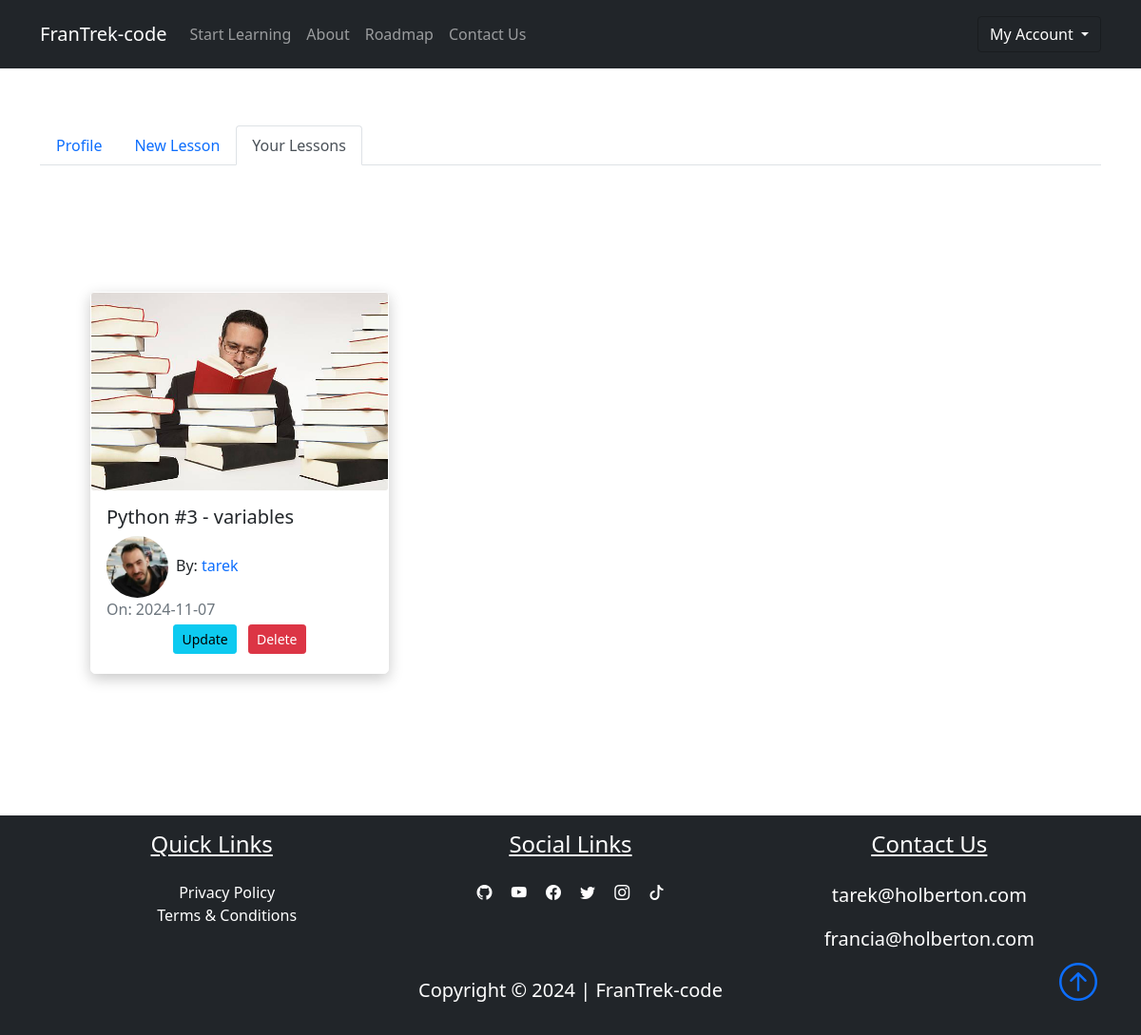
Before: /dashboard/user_lessons (signed in) with the older database file.
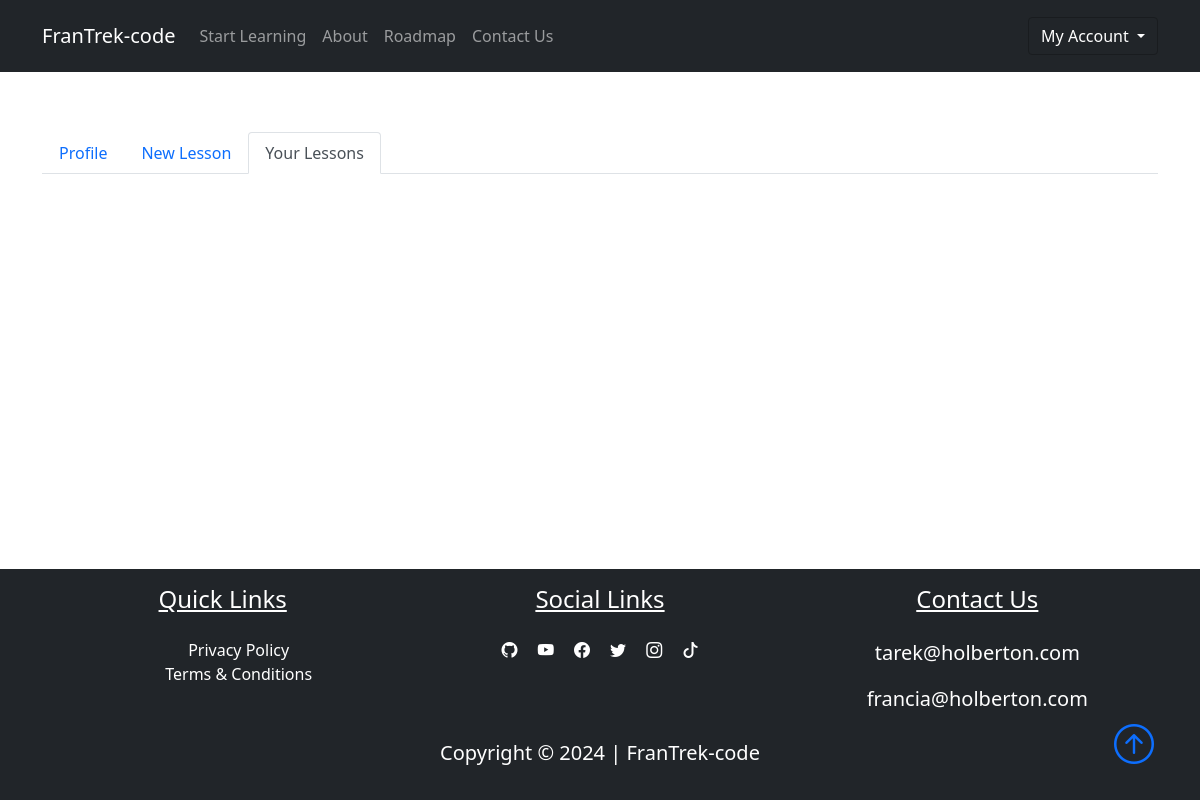
After: the same page with the newer database file.
### FranTrek/models.py (models this page shows, shortened)
class Lesson(db.Model):
    id = db.Column(db.Integer, primary_key=True)
    title = db.Column(db.String(100), nullable=False)
    date_posted = db.Column(db.DateTime, nullable=False, default=datetime.utcnow)
    content = db.Column(db.Text, nullable=False)
    thumbnail = db.Column(
        db.String(20), nullable=False, default="default_thumbnail.jpg"
    )
    slug = db.Column(db.String(32), nullable=False)
    user_id = db.Column(db.Integer, db.ForeignKey("user.id"), nullable=False)
    course_id = db.Column(db.Integer, db.ForeignKey("course.id"), nullable=False)

class User(db.Model, UserMixin):
    id = db.Column(db.Integer, primary_key=True)
    fname = db.Column(db.String(25), nullable=False)
    lname = db.Column(db.String(25), nullable=False)
    username = db.Column(db.String(25), unique=True, nullable=False)
    email = db.Column(db.String(125), unique=True, nullable=False)
    image_file = db.Column(db.String(20), nullable=False, default="default.png")
    bio = db.Column(db.Text, nullable=True)
    password = db.Column(db.String(60), nullable=False)
    lessons = db.relationship("Lesson", backref="author", lazy=True)

### FranTrek/lessons/routes.py (the view)
@lessons.route("/dashboard/user_lessons", methods=["GET", "POST"])
@login_required
def user_lessons():
    return render_template(
        "user_lessons.html", title="Your Lessons", active_tab="user_lessons"
    )

### FranTrek/models.py (called while the page is built)
@login_manager.user_loader
def load_user(user_id):
    return User.query.get(int(user_id))

### FranTrek/templates/user_lessons.html (shortened to what this page needs)
{% extends "dashboard.html"%}
{% block user_lessons %}
<div class="{{'tab-pane fade show active p-3' if active_tab == 'user_lessons' else 'tab-pane fade p-3'}}"
    id='nav-user_lessons' role="tabpanel" aria-labelledby="nav-user_lessons-tab"></div>
<section>
    <div class="container p-5">
        <div class="row">
            {% for lesson in current_user.lessons %}
            <div class="col-sm-12 col-md-6 col-lg-4 pb-5 d-flex align-items-stretch">
                <div class="card lesson">
                    <img src="{{url_for('static', filename='lesson_thumbnails/'+lesson.thumbnail)}}" class="card-img">
                    <div class="card-body d-flex flex-column">
                        <h5 class="card-title">
                            <a class="text-decoration-none text-dark"
                                href="{{url_for('lessons.lesson', lesson_slug=lesson.slug, course=lesson.course_name.title)}}">{{lesson.title}}</a>
                        </h5>
                        <span><img class="article-img rounded-circle"
                                src="{{url_for('static', filename='user_pics/'+lesson.author.image_file)}}" alt="">By:
                            <a href="#" class="link">{{lesson.author.username}}</a></span>
                        <span class="text-muted">On: {{lesson.date_posted.strftime('%Y-%m-%d')}}</span>
                        <div class="m-auto">
                            <a href="{{url_for('lessons.update_lesson', lesson_slug = lesson.slug, course = lesson.course_name.title)}}"
                                class="btn btn-info btn-sm m-1">Update</a>
                            <button class="btn btn-danger btn-sm m-1" data-bs-toggle="modal"
                                data-bs-target="#deleteModal"> Delete </button>
                        </div>
                    </div>
                </div>
            </div>
            {% endfor %}
        </div>
    </div>
</section>
{% endblock user_lessons%}

Changed rows visible on the page:
removed Lesson: thumbnail (picture), title "Python #3 - variables", image_file (picture), author.username "tarek", date_posted "2024-11-07"
